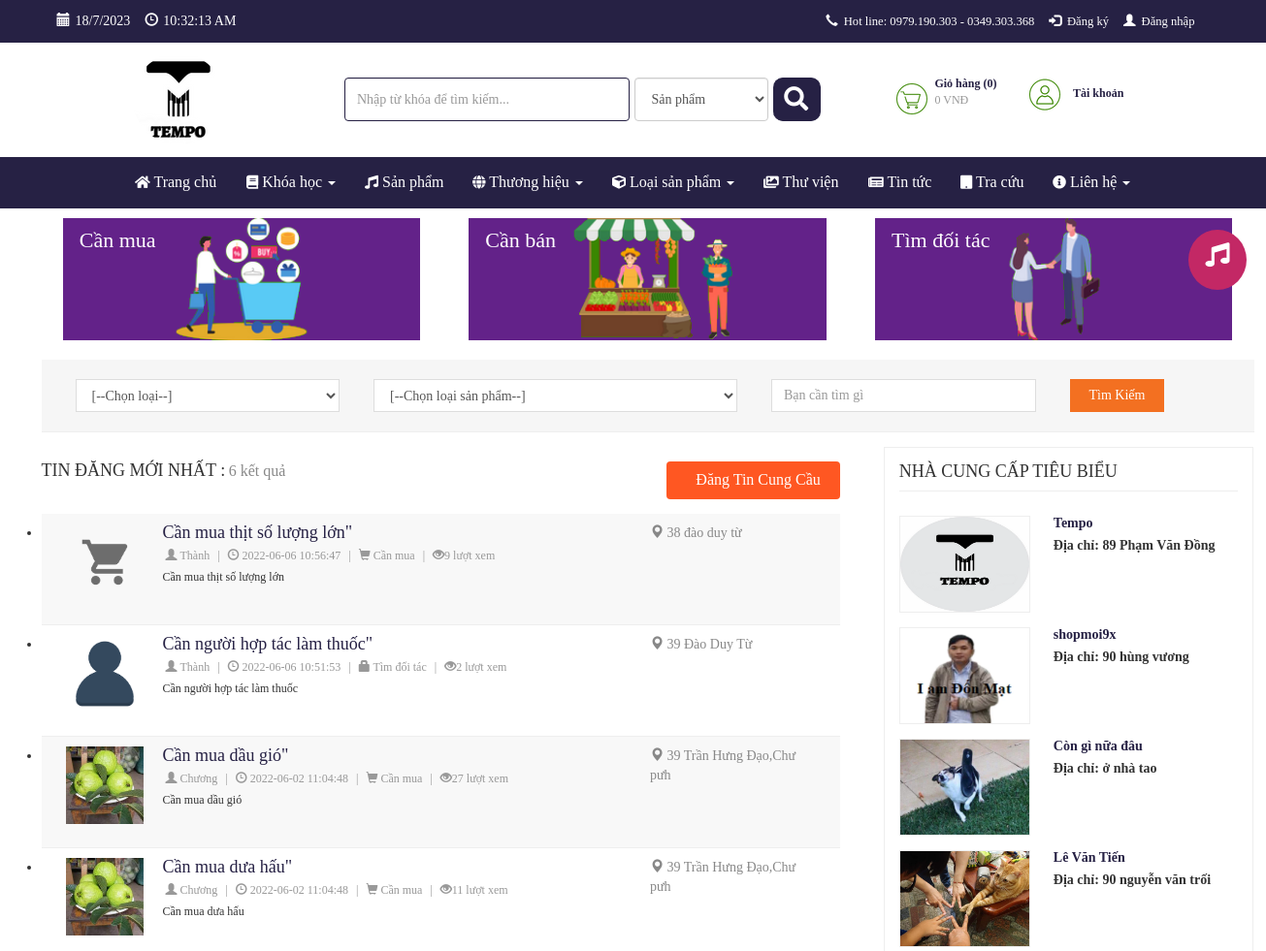
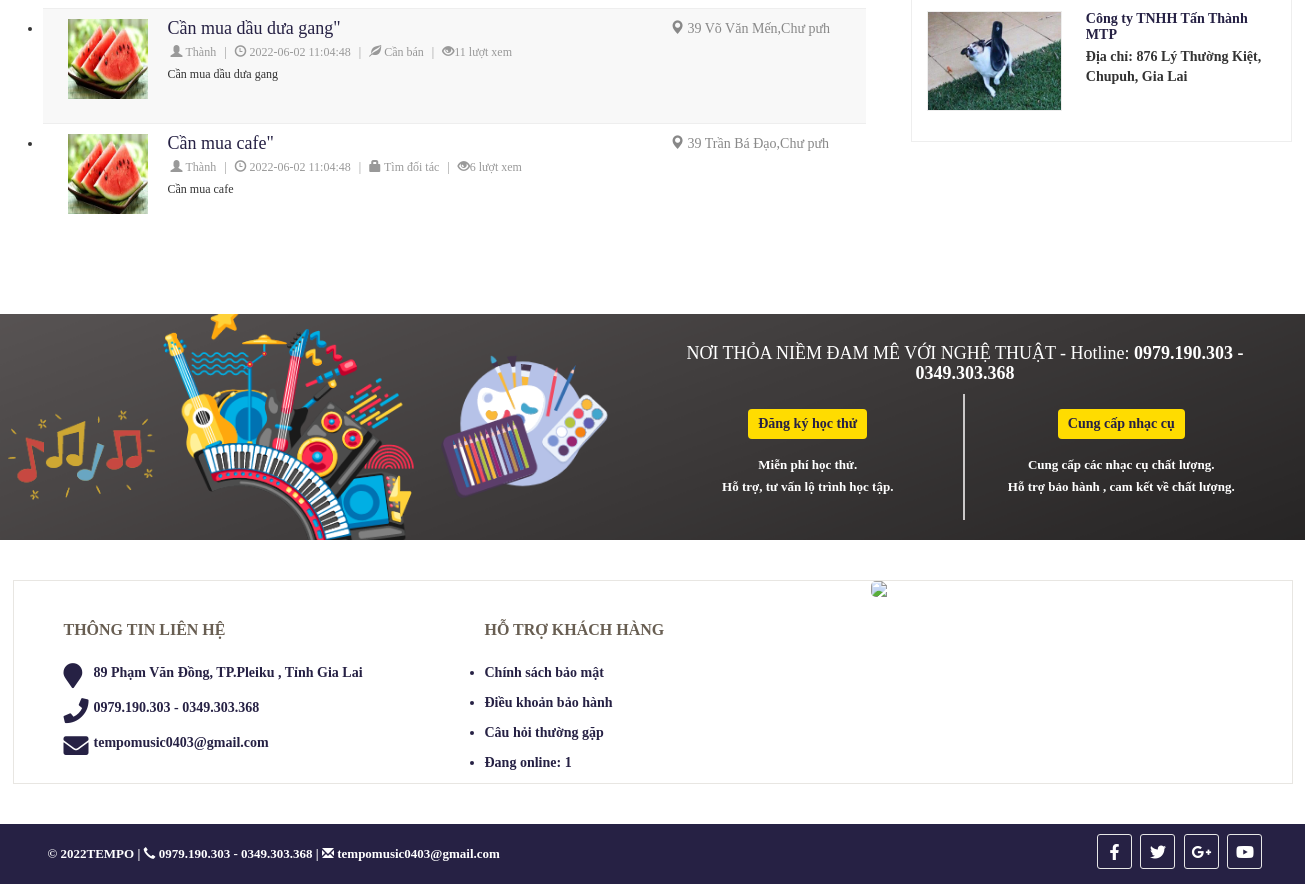
The page /index.php/ketnoicungcau on the database its author committed (2 pictures, top to bottom).
### tables this page shows
CREATE TABLE `db_ketnoicungcau` (
  `id` int(11) NOT NULL,
  `nguoidang` varchar(100) NOT NULL,
  `phone` varchar(100) NOT NULL,
  `address` varchar(255) NOT NULL,
  `tieude` varchar(255) NOT NULL,
  `detail` text NOT NULL,
  `catid` int(11) DEFAULT NULL,
  `ngaydang` datetime NOT NULL,
  `luotxem` int(11) NOT NULL,
  `trash` int(1) NOT NULL DEFAULT 1,
  `status` int(1) NOT NULL DEFAULT 1,
  `price` varchar(255) NOT NULL,
  `hinhanh` varchar(255) DEFAULT NULL,
  `type` int(11) NOT NULL DEFAULT 1
);

CREATE TABLE `db_user` (
  `id` int(11) NOT NULL,
  `fullname` varchar(255) NOT NULL,
  `username` varchar(225) NOT NULL,
  `password` varchar(64) NOT NULL,
  `role` int(11) NOT NULL,
  `email` varchar(255) NOT NULL,
  `gender` int(1) NOT NULL,
  `phone` varchar(15) NOT NULL,
  `address` varchar(255) NOT NULL,
  `img` varchar(255) NOT NULL,
  `created` datetime NOT NULL,
  `trash` int(1) NOT NULL DEFAULT 1,
  `status` int(1) NOT NULL DEFAULT 1,
  `detail` text DEFAULT NULL,
  `star` int(11) NOT NULL DEFAULT 1
);

### application/controllers/Ketnoicungcau.php (called while the page is built, shortened)
<?php
class Ketnoicungcau extends CI_Controller {
    function __construct() {
        $this->load->model('frontend/Mproduct');
        $this->load->model('frontend/Mcategory');
        $this->load->model('frontend/Mcontent');
		$this->load->model('frontend/Mproducer');
		$this->load->model('backend/Muser');
		$this->load->model('frontend/Mketnoicungcau');
        $this->data['com']='ketnoicungcau';
    }
	public function index(){
		$this->load->library('phantrang');
		$limit=10;
		$current=$this->phantrang->PageCurrent();
		$first=$this->phantrang->PageFirst($limit, $current);
		$total=$this->Mketnoicungcau->cungcau_all_count();
		$this->data['strphantrang']=$this->phantrang->PagePer($total, $current, $limit, $url='ketnoicungcau');
		$this->data['list']=$this->Mketnoicungcau->cungcau_all($limit,$first);
		$this->data['listShop']=$this->Muser->users_banhang_five();
		$this->data['title']="TEMPO  - Liên hệ";
		$this->data['view']='index';
		$this->load->view('frontend/layout',$this->data);
	}
}

### index.php (called while the page is built, shortened)
<?php
require_once BASEPATH.'core/CodeIgniter.php';

### application/models/frontend/Mketnoicungcau.php (called while the page is built, shortened)
<?php
class Mketnoicungcau extends CI_Model {
    public function __construct()
    {
        $this->table = $this->db->dbprefix('ketnoicungcau');
    }
    public function cungcau_all($limit, $first){
        $this->db->where('trash', 1);
		$this->db->where('status', 1);
        $this->db->order_by('ngaydang', 'desc');
        $query = $this->db->get($this->table, $limit, $first);
        return $query->result_array();
    }
	public function cungcau_all_count(){
        $this->db->where('status', 1);
        $this->db->where('trash', 1);
        $query = $this->db->get($this->table);
        return count($query->result_array());
    }
}

### application/models/backend/Muser.php (called while the page is built, shortened)
<?php if ( ! defined('BASEPATH')) exit('No direct script access allowed');
class Muser extends CI_Model {
	public function __construct(){
        $this->table = $this->db->dbprefix('user');
    }
	public function users_banhang_five(){
        $this->db->where('trash', 1);
        $this->db->where('id !=', 1);
		$this->db->where('role !=', 1);
		$this->db->limit(5);
        $this->db->order_by('id', 'desc');
        $query = $this->db->get($this->table);
        return $query->result_array();
    }
}

### application/views/frontend/components/ketnoicungcau/index.php (the view, shortened to what this page needs)
<section>
	<div class="container">
		<div class="container">
			<div class="buy-center">
				<div class="box-mark">
					<div class="row wrap-box-mark">
						<div class="col-md-4 col-xs-4">
							<div class="col-mark">
								<a href="ketnoicungcau/cung">
									<img src="public/images/ketnoicungcau/mua.png" class="cursorsHover" style="width:100%;height:100%">
									<div class="headingmark cursorsHover">Cần mua</div>
								</a>
							</div>
						</div>
						<div class="col-md-4 col-xs-4">
							<div class="col-mark">
								<a href="ketnoicungcau/cau">
									<img src="public/images/ketnoicungcau/ban.png" class="cursorsHover" style="width:100%;height:100%">
									<div class="headingmark cursorsHover">Cần bán</div>
								</a>
							</div>
						</div>
						<div class="col-md-4 col-xs-4">
							<div class="col-mark">
								<a href="ketnoicungcau/doitac">
									<img src="public/images/ketnoicungcau/lienket.png" style="width:100%;height:100%">
									<div class="headingmark">Tìm đối tác</div>
								</a>
							</div>
						</div>
					</div>
				</div>
				<div class="search-kncc">
					<div class="form-inline">
					<form style="width:100%" action="<?php echo base_url() ?>ketnoicungcau/timkiem" method="POST" accept-charset="utf-8">
						<div class="col-md-3 col-100">
							<div class="form-group" style="width: 100%">
								<div class="input-group" style="width: 100%">
									<select name="loaicungcau" id="loaicungcau" class="form-control">
										<option value="">[--Chọn loại--]</option>
									</select>
								</div>
							</div>
						</div>
						<div class="col-md-4 col-100">
							<div class="form-group" style="width: 100%">
								<div class="input-group" style="width: 100%">
									<select name="loaisp" id="loaisp" class="form-control">
										<option value="">[--Chọn loại sản phẩm--]</option>
									</select>
								</div>
							</div>
						</div>
						<div class="col-md-3 col-100">
							<div class="form-group" style="width: 100%">
								<div class="input-group" style="width: 100%">
									<input style="width: 100%" value="" type="text" class="form-control" name="keyword" id="keyword" placeholder="Bạn cần tìm gì">
								</div>
							</div>
						</div>
						<div class="col-md-2 col-100">
							<div class="form-group" style="width: 100%">
								<div class="input-group" style="width: 100%">
									<button type="submit" class="btn-grid-search cursorsHover" id="btn-search-ads">Tìm kiếm</button>
								</div>
							</div>
						</div>
					</form>
					</div>
				</div>
				<div class="row">
					<div class="col-md-8">
						<div class="row heading-page- ">
							<div class="col-md-6  col-xs-12  block-h1 results-typeAds">
								<h1>TIN ĐĂNG MỚI NHẤT :</h1>
								<h4 name="results-count"> <?php echo count($list) ?> kết quả</h4>
							</div>
							<div class="col-md-6  col-xs-12  block-h1" style="padding-right:15px !important">
								<?php if($this->session->userdata('sessionKhachHang')) :?>
									<button class="button-dangtin" data-toggle="modal" data-target="#cungcau_modal"><i class="fa fa-pencil" aria-hidden="true" style="margin-right: 10px;"></i>Đăng tin cung cầu</button>
								<?php else :?>
									<button class="button-dangtin" data-toggle="tooltip" data-placement="top" title="Bạn cần đăng nhập để có thể đăng tin cung cầu !"><i class="fa fa-pencil" aria-hidden="true" style="margin-right: 10px;"></i>Đăng tin cung cầu</button>
								<?php endif; ?>
							</div>
						</div>
						<div class="buy-center-linked-list ">
							<ul class="buy-center-linked-list-columns">
								<?php if (count($list) == 0) : ?>
									<p>Chưa có tin nào !</p>
								<?php else : ?>
									<?php foreach ($list as $sp) : ?>
										<li class="buy-li">
											<div class="col-md-9 col-sm-9 buy-left">
												<div class="news-buy">
													<div class="icon-buy-li">
														<a>
															<img style="width: 100%;height: 100%;" src="public/images/ketnoicungcau/<?php echo $sp['hinhanh'] ?>" alt="">
														</a>
													</div>
													<div class="wrap-buy-li">
														<h4><a class="help-center-link" href="#detail_modal" data-toggle="modal" data-detalhes='<?= json_encode($sp); ?>' data-id="<?php echo $sp['id'] ?>"><?php echo $sp['tieude'] ?>"</a></h4>
														<div class="info-buy">
															<span class="userport">
																<span><i class="glyphicon glyphicon-user" aria-hidden="true"></i><a href="#" class="cursorsHover"><?php echo $sp['nguoidang'] ?></a></span>
															</span>
															<span style="margin-left: 5px;margin-right: 5px">|</span>
															<span class="port-time">
																<span><i class="glyphicon glyphicon-time" aria-hidden="true"></i> <?php echo $sp['ngaydang'] ?></span>
															</span>
															<span style="margin-left: 5px;margin-right: 5px">|</span>
															<span class="port-time">
																<?php if ($sp['type'] == 1) : ?>
																	<span><i class="glyphicon glyphicon-shopping-cart" aria-hidden="true"></i> Cần mua</span>
																<?php elseif ($sp['type'] == 2) : ?>
																	<span><i class="glyphicon glyphicon-leaf" aria-hidden="true"></i> Cần bán</span>
																<?php else : ?>
																	<span><i class="glyphicon glyphicon-lock" aria-hidden="true"></i> Tìm đối tác</span>
																<?php endif; ?>
															</span>
															<span style="margin-left: 5px;margin-right: 5px">|</span>
															<span class="port-time">
																<span><i class="glyphicon glyphicon-eye-open" aria-hidden="true"></i><?php echo $sp['luotxem'] ?> lượt xem</span>
															</span>
														</div>
														<div class="post-desc">
															<?php echo $sp['tieude'] ?>
														</div>
													</div>
												</div>
											</div>
											<div class="col-md-3 col-sm-3 text-l">
												<div class="post-area">
													<i class="glyphicon glyphicon-map-marker" aria-hidden="true"></i>
													<?php echo $sp['address'] ?>
												</div>
											</div>
											<div class="clearfix"></div>
										</li>
									<?php endforeach; ?>
							</ul>
						<?php endif; ?>
						</div>
					</div>
					<div class="col-md-4">
						<div class="ncc-center-topic">
							<div class="block-h1">
								<h1>Nhà cung cấp tiêu biểu</h1>
							</div>
							<div class="wrap-ncc-r match-my-cols is-flex1">
								<?php if (count($listShop) == 0) : ?>
									<p>Không có nhà cung cấp !</p>
								<?php else : ?>
									<?php foreach ($listShop as $ls) : ?>
										<div class="ncc-rightlist media">
											<a class="pull-left" href="doanhngiep/detail/<?php echo $ls['id'] ?>">
												<img style="width: 100%;height: 100%;" class="img-ncc-right-list" title="" alt="" src="public/images/admin/<?php echo $ls['img'] ?>">
											</a>
											<div class="media-body">
												<h4 class="media-heading"><a href="doanhngiep/detail/<?php echo $ls['id'] ?>"><?php echo $ls['fullname'] ?></a></h4>
												<p style="margin-bottom: 0"><b>Địa chỉ: <?php echo $ls['address'] ?></p>
											</div>
										</div>
									<?php endforeach; ?>
							</div>
						<?php endif; ?>
						</div>
					</div>
				</div>
			</div>
		</div>
	</div>
</section>

### rows shown on the page
db_ketnoicungcau: hinhanh (picture), tieude "Cần mua thịt số lượng lớn", nguoidang "Thành", ngaydang "2022-06-06 10:56:47", type 1 (drawn), luotxem "9", address "38 đào duy từ"
db_ketnoicungcau: hinhanh (placeholder picture), tieude "Cần người hợp tác làm thuốc", nguoidang "Thành", ngaydang "2022-06-06 10:51:53", type "Tìm đối tác", luotxem "2", address "39 Đào Duy Từ"
db_ketnoicungcau: hinhanh (picture), tieude "Cần mua dầu gió", nguoidang "Chương", ngaydang "2022-06-02 11:04:48", type 1 (drawn), luotxem "27", address "39 Trần Hưng Đạo,Chư pưh"
db_ketnoicungcau: hinhanh (picture), tieude "Cần mua dưa hấu", nguoidang "Chương", ngaydang "2022-06-02 11:04:48", type 1 (drawn), luotxem "11", address "39 Trần Hưng Đạo,Chư pưh"
db_ketnoicungcau: hinhanh (picture), tieude "Cần mua dầu dưa gang", nguoidang "Thành", ngaydang "2022-06-02 11:04:48", type 2 (drawn), luotxem "11", address "39 Võ Văn Mến,Chư pưh"
db_ketnoicungcau: hinhanh (picture), tieude "Cần mua cafe", nguoidang "Thành", ngaydang "2022-06-02 11:04:48", type "Tìm đối tác", luotxem "6", address "39 Trần Bá Đạo,Chư pưh"
db_user: img (picture), fullname "Tempo", address "89 Phạm Văn Đồng"
db_user: img (picture), fullname "shopmoi9x", address "90 hùng vương"
db_user: img (picture), fullname "Còn gì nữa đâu", address "ở nhà tao"
db_user: img (picture), fullname "Lê Văn Tiến", address "90 nguyễn văn trối"
db_user: img (picture), fullname "Công ty TNHH Tấn Thành MTP", address "876 Lý Thường Kiệt, Chupuh, Gia Lai"

### other values the page prints
count($list) "6"
$active_sessions "1"
